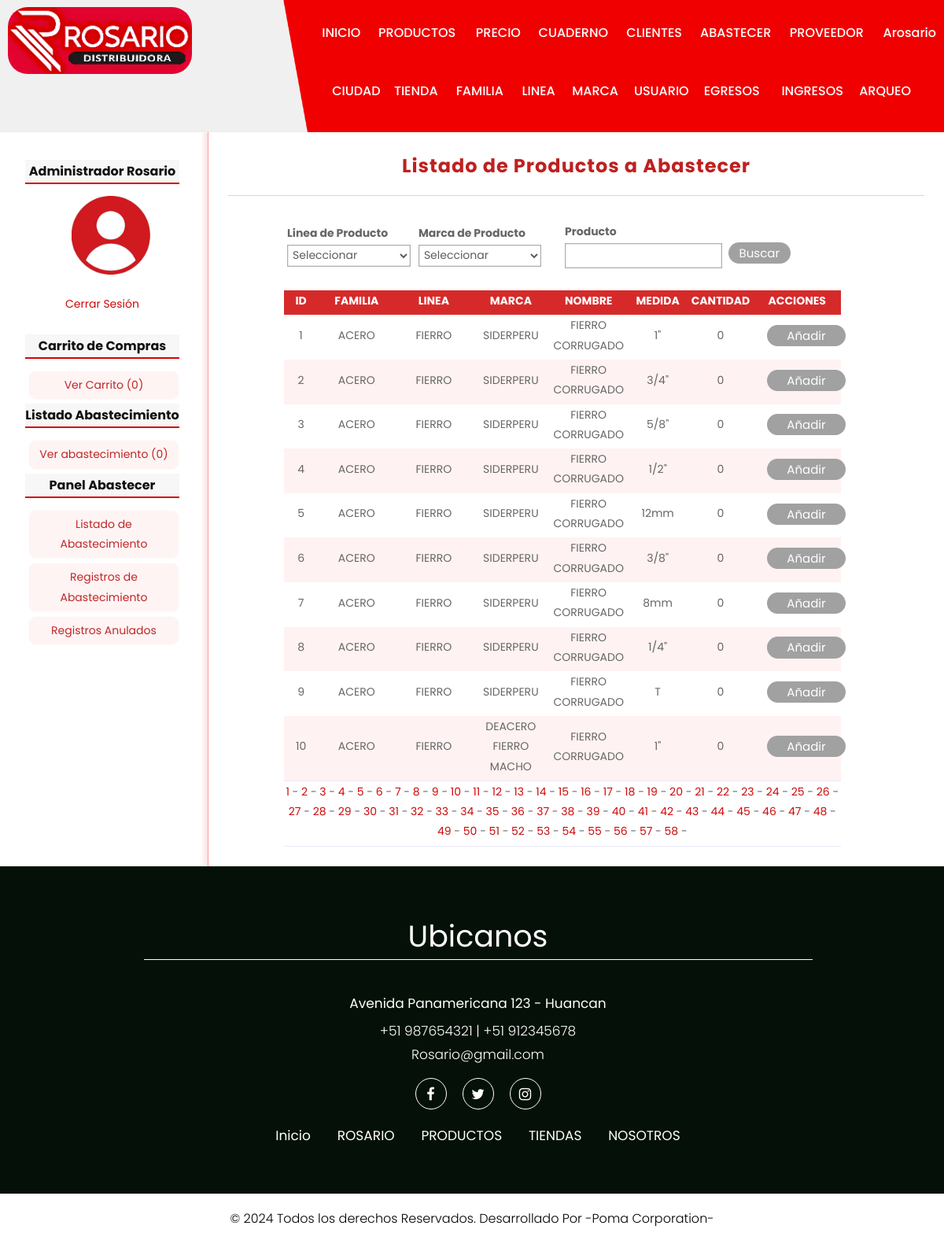
Page /abastecer/index (signed in) on the earlier database version.
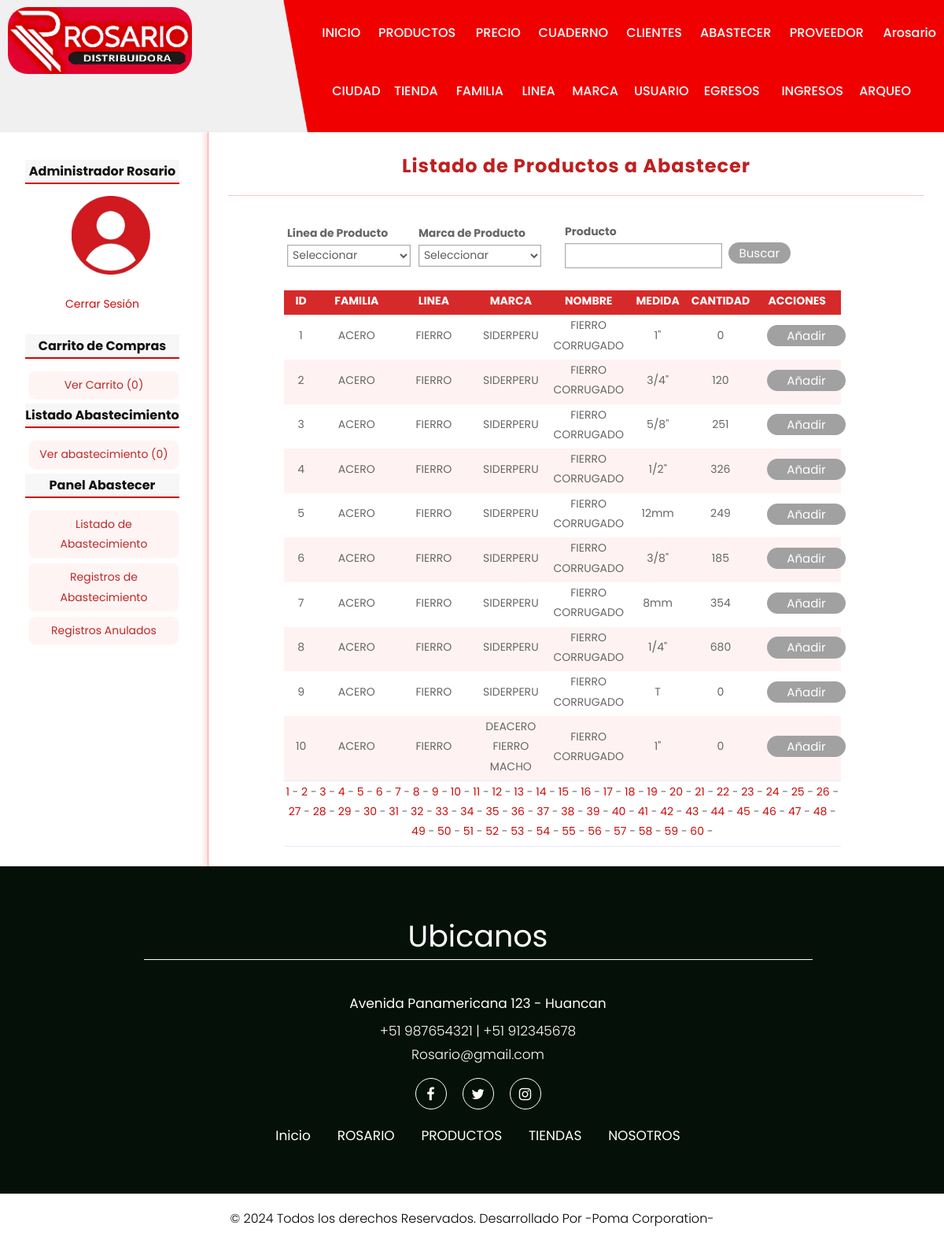
Same page on the later database version.
### tables this page shows
CREATE TABLE producto(
id              INT(255) AUTO_INCREMENT NOT NULL,
id_tienda       INT(255) NOT NULL,
id_familia      INT(255) NOT NULL,
id_linea        INT(255) NOT NULL,
id_marca        INT(255) NOT NULL,
id_descuento    INT(255) NOT NULL,
codigo          char(6),
nombre          VARCHAR(150) NOT NULL,
medida          VARCHAR(100) NOT NULL,
cantidad        INT(255) NOT NULL,
paquete         INT(100),
imagen          VARCHAR(255),
preciob         FLOAT(100,2),
preciof         FLOAT(100,2),
precioc         FLOAT(100,2),
est             CHAR(1) NOT NULL,
CONSTRAINT pk_producto PRIMARY KEY(id),
CONSTRAINT fk_producto_tienda FOREIGN KEY(id_tienda) REFERENCES tienda(id),
CONSTRAINT fk_producto_familia FOREIGN KEY(id_familia) REFERENCES familia(id),
CONSTRAINT fk_producto_linea FOREIGN KEY(id_linea) REFERENCES linea(id),
CONSTRAINT fk_producto_marca FOREIGN KEY(id_marca) REFERENCES marca(id),
CONSTRAINT fk_producto_descuento FOREIGN KEY(id_descuento) REFERENCES descuento(id)
);

CREATE TABLE familia(
id              INT(255) AUTO_INCREMENT NOT NULL,
nombre          VARCHAR(150) NOT NULL,
est             char(1) NOT NULL,
CONSTRAINT pk_familia PRIMARY KEY(id)
);

CREATE TABLE linea(
id              INT(255) AUTO_INCREMENT NOT NULL,
nombre          VARCHAR(150) NOT NULL,
est             char(1) NOT NULL,
CONSTRAINT pk_linea PRIMARY KEY(id)
);

CREATE TABLE marca(
id              INT(255) AUTO_INCREMENT NOT NULL,
nombre          VARCHAR(150) NOT NULL,
est             char(1) NOT NULL,
CONSTRAINT pk_marca PRIMARY KEY(id)
);

### controllers/AbastecerController.php (called while the page is built, shortened)
<?Php
require_once 'models/producto.php';
class abastecerController{
    public function index(){
        if(isset($_GET['pag'])){
            $pag = $_GET['pag'];
        }else{
            $pag = 1;
        }
        $limite = 10;
        $offset = ($pag-1)*$limite;
        $producto = new Producto;
        $producto->setOffset($offset);
        $producto->setLimite($limite);
        $prod = $producto->getAllab();
        $total = $producto->getAlltotal();
        $totalP = ceil($total/$limite);
        $totalPag = $totalP;
        require_once  'views/abastecer/gestionab.php';
    }
}
?>

### config/db.php (called while the page is built)
<?Php
Class Database{
    public static function connect(){
        $db = new mysqli('localhost', 'root', '', 'ferr_ros_h');
        $db->query("SET NAMES 'utf8'");
        return $db;
    }
}
?>

### models/producto.php (called while the page is built, shortened)
<?Php
class producto{
    private $limite;
    private $offset;
    private $db;
    public function __construct(){
        $this->db = Database::connect();
    }
    function getLimite(){
        return $this->limite;
    }
    function getOffset(){
        return $this->offset;
    }
    function setLimite($limite){
        $this->limite = $limite;
    }
    function setOffset($offset){
        $this->offset = $offset;
    }
    public function getAlltotal(){
        $producto  = $this->db->query("SELECT * FROM producto WHERE est = 'H'");
        return $producto->num_rows;
    }
    public function getAllab(){
        $sql = "SELECT p.*, f.nombre as 'familia', l.nombre as 'linea', m.nombre as 'marca' FROM producto p "
                . "INNER JOIN familia f ON f.id = p.id_familia "
                . "INNER JOIN linea l ON l.id = p.id_linea "
                . "INNER JOIN marca m ON m.id = p.id_marca "
                . "WHERE p.est = 'H' ORDER BY p.id LIMIT {$this->getOffset()},{$this->getLimite()};";
        $producto = $this->db->query($sql);
        return $producto;
    }
}
?>

### views/abastecer/gestionab.php (the view, shortened to what this page needs)
<h1>Listado de Productos a Abastecer</h1>
<form action="<?=base_url?>abastecer/filtroindex" method="POST" enctype="multipart/form-data">
    <table style="width: 75%; text-align: left; border: none;">
        <tr>
            <th style="width:250px;">
            <label class="frm" for="linea">Linea de Producto</label>
            <select name="linea" id="">
                <option value="">Seleccionar</option>
            </select>
            </th>
            <th style="width:250px;">
                <label class="frm" for="marca">Marca de Producto</label>
                <select name="marca" id="">
                    <option value="">Seleccionar</option>
                </select>
            </th>
            <th style="width:250px;">
                <label class="frm" style="margin-left:10%;" for="nombre">Producto</label>
                <input style="margin-left:10%; width:200px;" type="text"  name="nombre" class="fildt"/>
            </th>
            <th>
            <div class="fila-2" style="margin-right: 13%; margin-top: 30px;">
                <input type="submit" value="Buscar" class="button solid-colort">
            </div>
            </th>
        </tr>
    </table>
</form>
<br>
<table class="tablita">
    <tr>
        <th style="width: 40px;">ID</th>
        <th style="width: 40px;">FAMILIA</th>
        <th style="width: 90px;">LINEA</th>
        <th style="width: 90px;">MARCA</th>
        <th style="width: 70px;">NOMBRE</th>
        <th style="width: 70px;">MEDIDA</th>
        <th style="width: 40px;">CANTIDAD</th>
        <th style="width: 40px;">ACCIONES</th>
    </tr>
    <?Php while($pr = $prod->fetch_object()): ?>
    <tr>
        <td style="width: 40px;"><?=$pr->id?></td>
        <td style="width: 90px;"><?=$pr->familia?></td>
        <td style="width: 90px;"><?=$pr->linea?></td>
        <td style="width: 70px;"><?=$pr->marca?></td>
        <td style="width: 70px;"><?=$pr->nombre?></td>
        <td style="width: 70px;"><?=$pr->medida?></td>
        <td style="width: 70px;"><?=$pr->cantidad?></td>
        <td style="width: 40px;">
            <a href="<?=base_url?>añadir/add&id=<?=$pr->id?>" class="button solid-colort">Añadir</a>
        </td>
    </tr>
    <?Php endwhile; ?>
</table>
<table>
    <tr>
        <td class="text-center" colspan="11">
        <?Php if(isset($totalPag)): ?>
            <?Php for($i=1; $i<=$totalPag; $i++): ?>
                <a href="<?=base_url?>abastecer/index&pag=<?=$i?>"><?=$i?></a> -
            <?Php endfor; ?>
        <?Php endif; ?>
        </td>
    </tr>
</table>

Differences in the rows shown:
changed producto id 2: cantidad "0" → "120"
changed producto id 3: cantidad "0" → "251"
changed producto id 4: cantidad "0" → "326"
changed producto "12mm": cantidad "0" → "249"
changed producto id 6: cantidad "0" → "185"
changed producto "8mm": cantidad "0" → "354"
changed producto id 8: cantidad "0" → "680"
Other differences:
new list line: "59 -"
new list line: "60 -"
